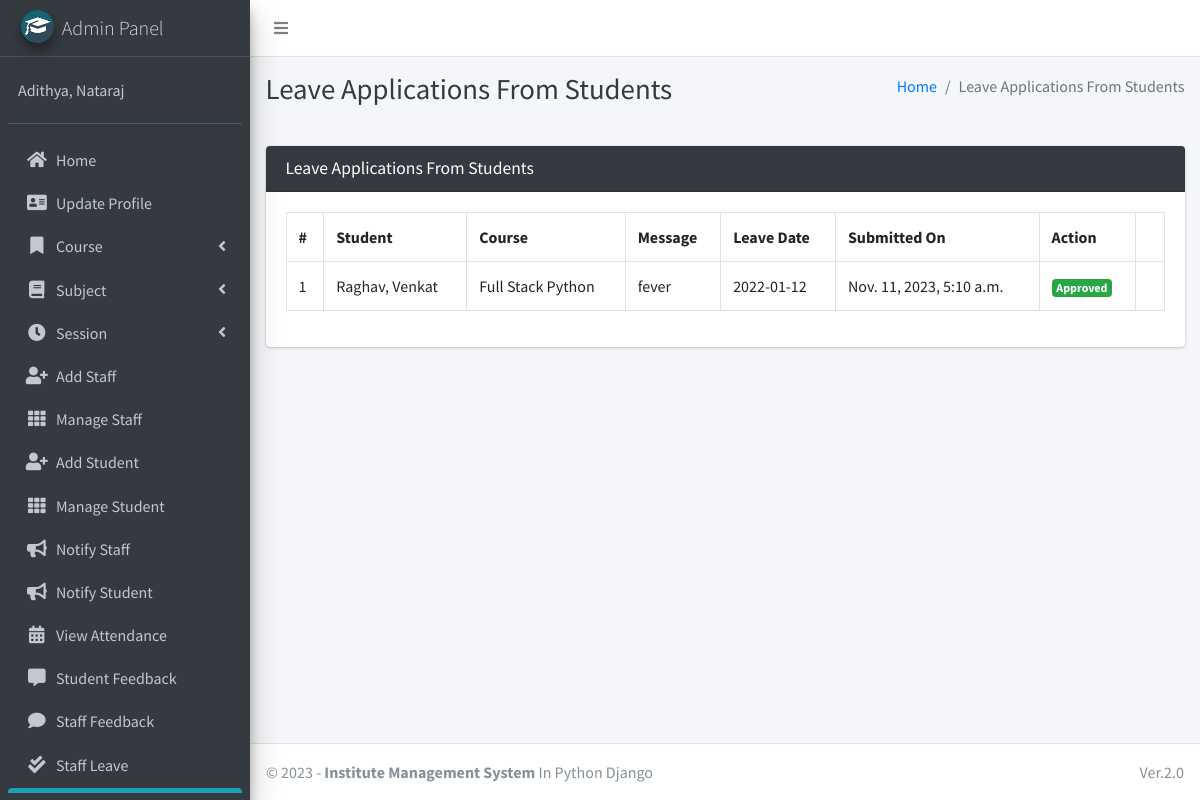
The page /student/view/leave/ (signed in) on the database its author committed.
### main_app/models.py (models this page shows)
class CustomUser(AbstractUser):
    USER_TYPE = ((1, "HOD"), (2, "Staff"), (3, "Student"))
    GENDER = [("M", "Male"), ("F", "Female")]
    username = None  # Removed username, using email instead
    email = models.EmailField(unique=True)
    user_type = models.CharField(default=1, choices=USER_TYPE, max_length=1)
    gender = models.CharField(max_length=1, choices=GENDER)
    profile_pic = models.ImageField()
    address = models.TextField()
    fcm_token = models.TextField(default="")  # For firebase notifications
    created_at = models.DateTimeField(auto_now_add=True)
    updated_at = models.DateTimeField(auto_now=True)
    USERNAME_FIELD = "email"
    REQUIRED_FIELDS = []
    objects = CustomUserManager()
    def __str__(self):
        return self.last_name + ", " + self.first_name

class LeaveReportStudent(models.Model):
    student = models.ForeignKey(Student, on_delete=models.CASCADE)
    date = models.CharField(max_length=60)
    message = models.TextField()
    status = models.SmallIntegerField(default=0)
    created_at = models.DateTimeField(auto_now_add=True)
    updated_at = models.DateTimeField(auto_now=True)

class Student(models.Model):
    admin = models.OneToOneField(CustomUser, on_delete=models.CASCADE)
    course = models.ForeignKey(Course, on_delete=models.DO_NOTHING, null=True, blank=False)
    session = models.ForeignKey(Session, on_delete=models.DO_NOTHING, null=True)
    def __str__(self):
        return self.admin.last_name + ", " + self.admin.first_name

class Course(models.Model):
    name = models.CharField(max_length=120)
    created_at = models.DateTimeField(auto_now_add=True)
    updated_at = models.DateTimeField(auto_now=True)
    def __str__(self):
        return self.name

### main_app/hod_views.py (the view, shortened to what this page needs)
# urls.py: path("student/view/leave/", hod_views.view_student_leave,
@csrf_exempt
def view_student_leave(request):
    if request.method != 'POST':
        allLeave = LeaveReportStudent.objects.all()
        context = {
            'allLeave': allLeave,
            'page_title': 'Leave Applications From Students'
        }
        return render(request, "hod_template/student_leave_view.html", context)

### main_app/templates/hod_template/student_leave_view.html (shortened to what this page needs)
{% extends 'main_app/base.html' %}
{% load static %}
{% block page_title %}{{page_title}}{% endblock page_title %}
{% block content %}
<section class="content">
    <div class="container-fluid">
        <div class="row">
            <div class="col-md-12">
                <div class="card card-dark">
                    <div class="card-header">
                        <h3 class="card-title">{{page_title}}</h3>
                    </div>
                    <div class="table card-body">
                        <table class="table table-bordered table-hover">
                            <tr>
                                <th>#</th>
                                <th>Student</th>
                                <th>Course</th>
                                <th>Message</th>
                                <th>Leave Date</th>
                                <th>Submitted On</th>
                                <th>Action</th>
                            </tr>
                            {% for leave in  allLeave %}
                              <tr>
                                  <td>{{forloop.counter}}</td>
                                  <td>{{leave.student}}</td>
                                  <td>{{leave.student.course}}</td>
                                  <td>{{leave.message}}</td>
                                  <td>{{leave.date}}</td>
                                  <td>{{leave.created_at}}</td>
                                      {% if leave.status == 0 %}
                                           <td> <button data-toggle = "modal" data-target = "#reply_modal" value="{{leave.id}}" class="btn btn-success reply_open_modal">Reply</button>
{% elif leave.status == -1 %}
<td><span  class='badge badge-danger'>Rejected</span></td>
{% else %}
<td><span  class='badge badge-success'>Approved</span></td>
                                            <td>{{feedback.updated_at}}</td>
                                      {% endif %}
                              </tr>
                            {% endfor %}
                        </table>
                    </div>
                    </div>
            </div>
        </div>
    </div>
</section>
{% endblock content %}

### main_app/templates/main_app/sidebar_template.html (shortened to what this page needs)
{% load static %}
<aside class="main-sidebar sidebar-dark-info elevation-4">
    {% if request.user.user_type == '1' %}
    <a href="{% url 'admin_home' %}" class="brand-link">
        <img src="{% static 'dist/img/cmsl.png' %} " alt="AdminLTE Logo"
            class="brand-image img-circle elevation-3" >
        <span class="brand-text font-weight-light">Admin Panel</span>
    </a>
    <div class="sidebar">
        <div class="user-panel mt-3 pb-3 mb-3 d-flex">
            <div class="info">
                <a href="#" class="d-block">{{user}}</a>
            </div>
        </div>
        <nav class="mt-2">
            <ul class="nav nav-pills nav-sidebar flex-column" data-widget="treeview" role="menu" data-accordion="false">
                <li class="nav-item">
                    {% url 'admin_home' as admin_home %}
                    <a href="{{admin_home}}" class="nav-link {% if admin_home == request.path %} active {% endif %}">
                        <i class="nav-icon fas fa-home"></i>
                        <p>
                            Home
                        </p>
                    </a>
                </li>
                <li class="nav-item">
                    {% url 'admin_view_profile' as admin_view_profile %}
                    <a href="{{admin_view_profile}}"
                        class="nav-link {% if admin_view_profile == request.path %} active {% endif %}">
                        <i class="nav-icon fas fa-address-card"></i>
                        <p>
                            Update Profile
                        </p>
                    </a>
                </li>
                <li class="nav-item has-treeview">
                    <a href="#" class="nav-link">
                        <i class="nav-icon fas fa-bookmark"></i>
                        <p>
                            Course
                            <i class="fas fa-angle-left right"></i>
                        </p>
                    </a>
                </li>
                <li class="nav-item has-treeview">
                    <a href="#" class="nav-link">
                        <i class="nav-icon fas fa-book"></i>
                        <p>
                            Subject
                            <i class="fas fa-angle-left right"></i>
                        </p>
                    </a>
                </li>
                <li class="nav-item has-treeview">
                    <a href="#" class="nav-link">
                        <i class="nav-icon fas fa-clock"></i>
                        <p>
                            Session
                            <i class="fas fa-angle-left right"></i>
                        </p>
                    </a>
                </li>
                <li class="nav-item">
                    {% url 'add_staff' as add_staff %}
                    <a href="{{add_staff}}" class="nav-link {% if add_staff == request.path %} active {% endif %}">
                        <i class="nav-icon fas fa-user-plus"></i>
                        <p>
                            Add Staff
                        </p>
                    </a>
                </li>
                <li class="nav-item">
                    {% url 'manage_staff' as manage_staff %}
                    {% url 'edit_staff' staff_id as edit_staff %}
                    <a href="{{manage_staff}}"
                        class="nav-link {% if manage_staff == request.path or request.path == edit_staff %} active {% endif %}">
                        <i class="nav-icon fas fa-th"></i>
                        <p>
                            Manage Staff
                        </p>
                    </a>
                </li>
                <li class="nav-item">
                    {% url 'add_student' as add_student%}
                    <a href="{{add_student}}" class="nav-link  {% if add_student == request.path %} active {% endif %}">
                        <i class="nav-icon fas fa-user-plus"></i>
                        <p>
                            Add Student
                        </p>
                    </a>
                </li>
                <li class="nav-item">
                    {% url 'manage_student' as manage_student %}
                    {% url 'edit_student' student_id as edit_student %}
                    <a href="{{manage_student}}"
                        class="nav-link  {% if edit_student == request.path or manage_student == request.path %} active {% endif %}">
                        <i class="nav-icon fas fa-th"></i>
                        <p>
                            Manage Student
                        </p>
                    </a>
                </li>
                <li class="nav-item">
                    {% url 'admin_notify_staff' as admin_notify_staff %}
                    <a href="{{admin_notify_staff}}"
                        class="nav-link {% if admin_notify_staff == request.path %} active {% endif %}">
                        <i class="nav-icon fas fa-bullhorn"></i>
                        <p>
                            Notify Staff
                        </p>
                    </a>
                </li>
                <li class="nav-item">
                    {% url 'admin_notify_student' as admin_notify_student %}
                    <a href="{{admin_notify_student}}"
                        class="nav-link {% if admin_notify_student == request.path %} active {% endif %}">
                        <i class="nav-icon fas fa-bullhorn"></i>
                        <p>
                            Notify Student
                        </p>
                    </a>
                </li>
                <li class="nav-item">
                    {% url 'admin_view_attendance' as admin_view_attendance %}
                <li class="nav-item">
                    <a href="{{admin_view_attendance}}"
                        class="nav-link  {% if admin_view_attendance == request.path %} active {% endif %}">
                        <i class="nav-icon fas fa-calendar-alt"></i>
                        <p>
                            View Attendance
                        </p>
                    </a>
                </li>
                <li class="nav-item">
                    {% url 'student_feedback_message' as student_feedback_message %}
                    <a href="{{ student_feedback_message }}"
                        class="nav-link  {% if student_feedback_message == request.path %} active {% endif %}">
                        <i class="nav-icon fas fa-comment-alt"></i>
                        <p>
                            Student Feedback
                        </p>
                    </a>
                </li>
                <li class="nav-item">
                    {% url 'staff_feedback_message' as staff_feedback_message %}
                    <a href="{{staff_feedback_message}}"
                        class="nav-link   {% if staff_feedback_message == request.path %} active {% endif %}">
                        <i class="nav-icon fas fa-comment"></i>
                        <p>
                            Staff Feedback
                        </p>
                    </a>
                </li>
                <li class="nav-item">
                    {% url 'view_staff_leave' as view_staff_leave %}
                    <a href="{{view_staff_leave}}"
                        class="nav-link  {% if view_staff_leave == request.path %} active {% endif %}">
                        <i class="nav-icon fas fa-check-double"></i>
                        <p>
                            Staff Leave
                        </p>
                    </a>
                </li>
                <li class="nav-item">
                    {% url 'view_student_leave' as view_student_leave %}
                    <a href="{% url 'view_student_leave' %}"
                        class="nav-link  {% if view_student_leave == request.path %} active {% endif %}">
                    </a>
                </li>
                                        {% endif %}
                                    </ul>
                                </nav>
                            </div>
</aside>

### rows shown on the page
CustomUser: last_name+first_name "Adithya, Nataraj"
LeaveReportStudent: student "Raghav, Venkat", student.course "Full Stack Python", message "fever", date "2022-01-12", created_at "Nov. 11, 2023, 5:10 a.m."

### other values the page prints
{{ page_title }} "Leave Applications From Students"
